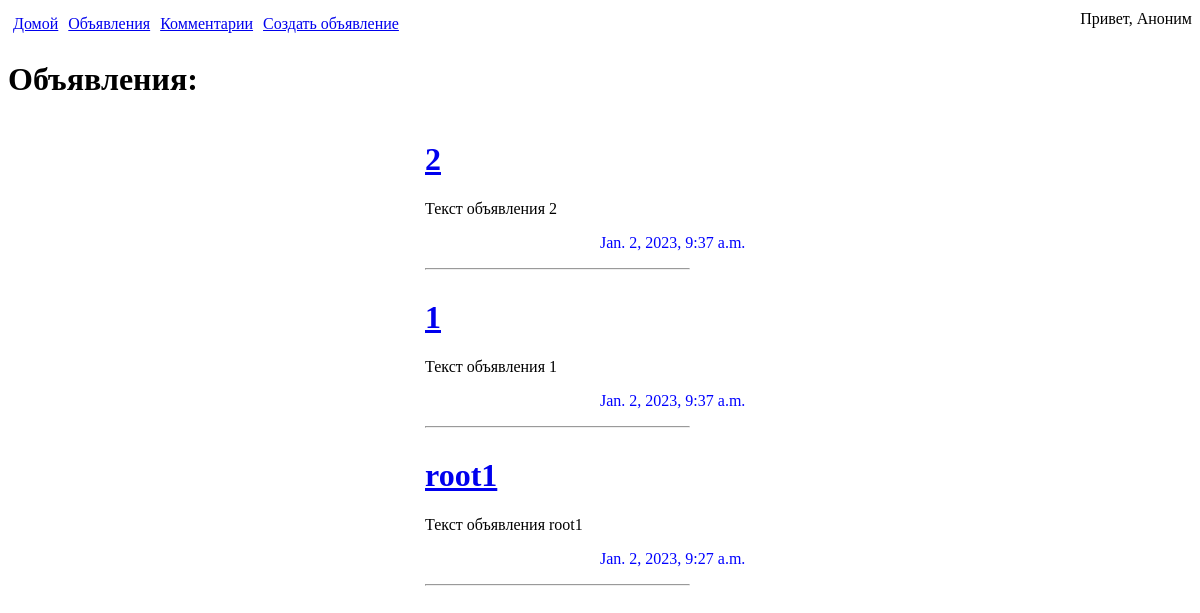
The app's page /announce/ with its own data.
### app/models.py (models this page shows, shortened)
class Announcement(models.Model):
    GUILDS = (
        ('TK', 'Танки'),
        ('HL', 'Хилеры'),
        ('DD', 'ДД'),
        ('TD', 'Торговцы'),
        ('GM', 'Гилдмастеры'),
        ('QG', 'Квестгиверы'),
        ('BS', 'Кузнецы'),
        ('LD', 'Кожевники'),
        ('PN', 'Зельевары'),
        ('MS', 'Мастера заклинаний'),
    )
    Announcement_author = models.ForeignKey(MyUser, on_delete=models.CASCADE)
    Creation_date = models.DateTimeField(auto_now_add=True)
    Announcement_title = models.CharField(max_length=255)
    Announcement_text = models.TextField(default='Текст объявления')
    Category = models.CharField(max_length=2, choices=GUILDS)

### app/views.py (the view)
# urls.py: path('', AnnouncementList.as_view()),
class AnnouncementList(ListView):
    model = Announcement
    template_name = 'announce/announce.html'
    context_object_name = 'Announcement'
    ordering = ['-Creation_date']
    paginate_by = 10
    form_class = AnnouncementForm
    queryset = Announcement.objects.all()
    def get_context_data(self, **kwargs):
        context = super().get_context_data(**kwargs)
        return context

### app/templates/announce/announce.html
{% extends 'base.html' %}
{% block content %}
  <h1>Объявления:</h1>
  <div class="announce">
    {% for Announce in Announcement %}
      <div class="announce-item">
        <a href="{{ Announce.id }}"><h1>{{ Announce.Announcement_title }}</h1></a>
        <p>{{ Announce.Announcement_text|linebreaksbr }}</p>
        <p>{{ Announce.Creation_date }}</p>
        <hr style="width:75%;text-align:left;margin-left:0" />
      </div>
    {% endfor %}
  </div>
{% endblock %}

### app/templates/base.html (shortened to what this page needs)
<!DOCTYPE html>
{% load static %}
<html>
  <head>
    <link rel="stylesheet" href="/static/css/styles.css" />
  </head>
  <body>
    <header>
      <a href="/">Домой</a>
      <a href="/announce">Объявления</a>
      <a href="/comments">Комментарии</a>
      <a href="/announce_create">Создать объявление</a>
      <p>
        {% if user.is_authenticated %}
          Привет, {{ user }}
        {% else %}
          Привет, Аноним
        {% endif %}
      </p>
    </header>
    <main>
      {% block content %}
      {% endblock %}
    </main>
  </body>
</html>

### app/static/css/styles.css (style rules this page uses)
header { display: flex; justify-content: space-between; height: 30px; margin-top: 10px; }
header a { padding: 5px; }
header p { margin-top: auto; margin-left:auto; }
.announce { display: flex; justify-content: space-around; align-content: center; flex-direction: column; flex-wrap: wrap; }
.announce-item { width: 350px; }
.announce-item p:nth-child(2n+1) { color: blue; margin-left: 50%; }

### records on screen
Announcement: Announcement_title "2", Announcement_text "Текст объявления 2", Creation_date "Jan. 2, 2023, 9:37 a.m."
Announcement: Announcement_title "1", Announcement_text "Текст объявления 1", Creation_date "Jan. 2, 2023, 9:37 a.m."
Announcement: Announcement_title "root1", Announcement_text "Текст объявления root1", Creation_date "Jan. 2, 2023, 9:27 a.m."
